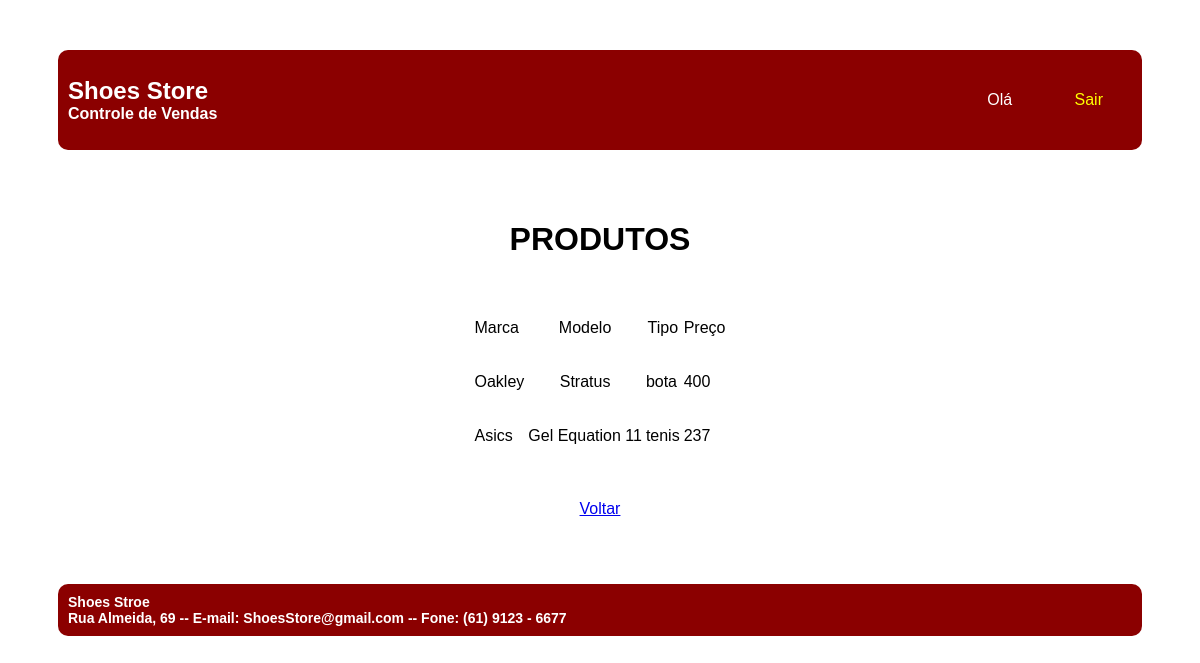
/rel_estoque.php, run on the app's committed database.
### tables this page shows
CREATE TABLE `produtos` (
  `COD_PROD` int(11) NOT NULL,
  `MODELO_PROD` varchar(45) NOT NULL,
  `VALOR_PROD` decimal(10,0) NOT NULL,
  `TIPO_PROD` varchar(45) NOT NULL,
  `FOTO_PROD` varchar(1000) NOT NULL,
  `FILA_COMPRA_PROD` char(1) NOT NULL DEFAULT 'N',
  `MARCA_PROD` varchar(45) DEFAULT NULL,
  `VENDAS_COD_VEN` int(11) DEFAULT NULL
);

### rel_estoque.php (the view, shortened to what this page needs)
<!DOCTYPE html>
<html>
    <head>
        <link rel="stylesheet" type="text/css" href="css/layout.css">
		<link rel="stylesheet" type="text/css" href="css/menu.css">
    </head>
    <body>
        <div id="principal">
			<div id="topo">
				<div id="logo">
                <h1> Shoes Store </h1>
					<h4> Controle de Vendas </h4>
				</div>
				<div class="menu_global">
					<ul>
						<li> Olá <?php include "validar_login.php";?></li>
                        <li><a href="logout.php" class="active">Sair</a></li>
                    </ul>
				</div>
			</div>
			<div id="conteudo_especifico">
				<div class="div_central centralizar">
					<h1> PRODUTOS </h1>
					<?php
						$conectar = mysqli_connect ("localhost", "root", "", "shoes-store");
						$sql_consulta = "SELECT cod_prod, marca_prod, modelo_prod, tipo_prod, valor_prod FROM produtos WHERE vendas_cod_ven IS NULL AND fila_compra_prod = 'N'";
						$resultado_consulta = mysqli_query ($conectar, $sql_consulta);
					?>
					<table class="centralizar">
						<tr>
							<td class="esquerda">
								<p> Marca </p>
							</td>
							<td>
								<p> Modelo </p>
							</td>
							<td>
								<p> Tipo </p>
							</td>
							<td>
								<p> Preço </p>
							</td>
						</tr>
						<?php
							while ($registro = mysqli_fetch_row($resultado_consulta))
							{
						?>
						<tr>
							<td class="esquerda">
								<p>
									<?php echo $registro[1]; ?>
								</p>
							</td>
							<td>
								<p>
									<?php
										echo "$registro[2]";
									?>
								</p>
							</td>
							<td class="esquerda">
								<p>
									<?php echo $registro[3]; ?>
								</p>
							</td>
							<td class="esquerda">
								<p>
									<?php echo $registro[4]; ?>
								</p>
							</td>
						</tr>
						<?php
							}
						?>
					</table>
					<p> <a href="relatorios.php"> Voltar </a> </p>
				</div>
			</div>
			<div id="rodape">
				<div id="texto_institucional">
					<div id="texto_institucional">
                    <h6> Shoes Stroe </h6>
						<h6> Rua Almeida, 69 -- E-mail: ShoesStore@gmail.com -- Fone: (61) 9123 - 6677 </h6>
					</div>
				</div>
		</div>
    </body>
</html>

### css/layout.css (style rules this page uses)
#topo { padding: 10px; display: flex; justify-content: space-between; align-items: center; margin: 0 auto 20px auto; background-color: darkred; color: white; border-radius: 10px; }
#logo h1 { font-size: 24px; margin: 0; }
#logo h4 { font-size: 16px; margin: 0; }
#conteudo_especifico { padding: 10px; display: grid; grid-template-columns: repeat(2, 1fr); grid-gap: 20px; margin: 0 auto 5px auto; }
.div_central { margin: auto; grid-column-start: 1; grid-column-end: 3; }
#rodape { padding: 10px; display: flex; justify-content: space-between; align-items: center; margin: 20px auto 0 auto; background-color: darkred; color: white; border-radius: 10px; }
#rodape h6 { font-size: 14px; margin: 0 12px 0 0; }
.centralizar { text-align: center; padding: 20px; }
.esquerda { text-align: left; }

### css/menu.css (style rules this page uses)
.menu_global a { text-decoration: none; color: black; }
.menu_global a.active { color: yellow; }

### data on the page
produtos: MARCA_PROD "Oakley", MODELO_PROD "Stratus", TIPO_PROD "bota", VALOR_PROD "400"
produtos: MARCA_PROD "Asics", MODELO_PROD "Gel Equation 11", TIPO_PROD "tenis", VALOR_PROD "237"
